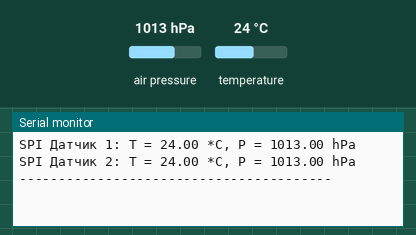
The sketch below on a simulated Arduino Uno, built with avr-gcc and run on an emulated ATmega328P. On the bench: the last lines printed to the serial monitor. The inputs (shaded band) are chosen by the test bench; at power-on: air pressure 1013 hPa, temperature 24 °C.

Above: at 1.2 s.
1.3 s: air pressure set to 952 hPa
At 3.2 s:
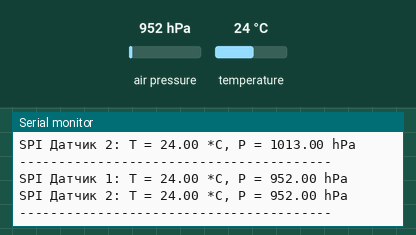
3.6 s: temperature set to 12 °C
At 5.3 s:
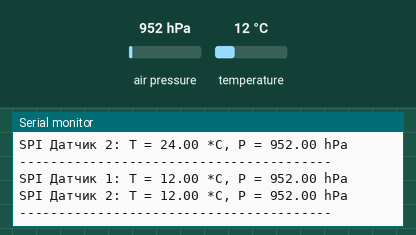
5.9 s: air pressure set to 975 hPa
At 7.1 s:
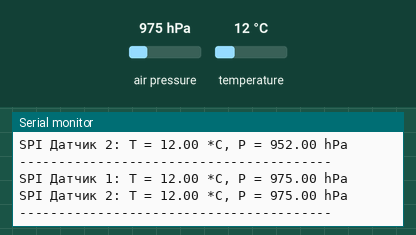
Timing chart, 0 to 8.9 s (numbered marks = the images above; inputs shaded):
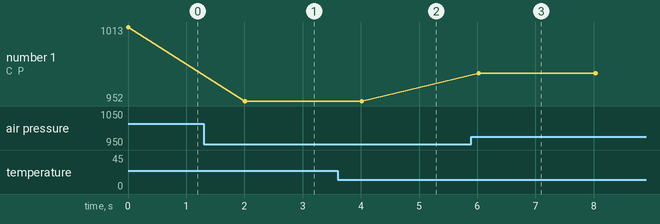

The sketch:

lab-2_task-3.ino
```cpp
#include <Wire.h>
#include <SPI.h>
#include <Adafruit_BMP280.h>

#define BMP_CS1 5
#define BMP_CS2 17

Adafruit_BMP280 bmp1(BMP_CS1);
Adafruit_BMP280 bmp2(BMP_CS2);

void setup() {
  Serial.begin(115200);
  while (!Serial) delay(100);

  if (!bmp1.begin()) {
    Serial.println("Помилка: Датчик 1 (SPI) не знайдено!");
  }

  if (!bmp2.begin()) {
    Serial.println("Помилка: Датчик 2 (SPI) не знайдено!");
  }
}

void loop() {
  Serial.print("SPI Датчик 1: T = ");
  Serial.print(bmp1.readTemperature());
  Serial.print(" *C, P = ");
  Serial.print(bmp1.readPressure() / 100.0F);
  Serial.println(" hPa");

  Serial.print("SPI Датчик 2: T = ");
  Serial.print(bmp2.readTemperature());
  Serial.print(" *C, P = ");
  Serial.print(bmp2.readPressure() / 100.0F);
  Serial.println(" hPa");

  Serial.println("----------------------------------------");
  delay(2000);
}
```

Measured:
- after the input at 1.3 s, the serial monitor: prints a new line after 0.71 s (image 1)
- after the input at 3.6 s, the serial monitor: prints a new line after 0.42 s (image 2)
- after the input at 5.9 s, the serial monitor: prints a new line after 0.12 s (image 3)
- plotted number 1: 1013 → 952 after the input at 1.3 s, 952 → 975 after the input at 5.9 s
